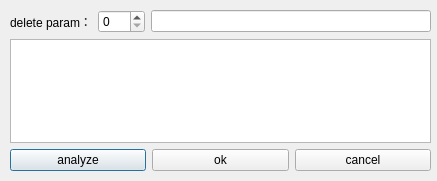
<?xml version="1.0" encoding="UTF-8"?>
<ui version="4.0">
	<class>DeleteDialog</class>
	<widget class="QDialog" name="DeleteDialog">
		<property name="geometry">
			<rect>
				<x>0</x>
				<y>0</y>
				<width>437</width>
				<height>181</height>
			</rect>
		</property>
		<property name="windowTitle">
			<string>Dialog</string>
		</property>
		<widget class="QWidget" name="">
			<property name="geometry">
				<rect>
					<x>10</x>
					<y>10</y>
					<width>421</width>
					<height>161</height>
				</rect>
			</property>
			<layout class="QVBoxLayout" name="verticalLayout">
				<item>
					<layout class="QHBoxLayout" name="horizontalLayout_2">
						<item>
							<widget class="QLabel" name="label">
								<property name="text">
									<string>delete param：</string>
								</property>
							</widget>
						</item>
						<item>
							<widget class="QSpinBox" name="sb_row">
								<property name="maximum">
									<number>999</number>
								</property>
							</widget>
						</item>
						<item>
							<widget class="QLineEdit" name="le_name"/>
						</item>
					</layout>
				</item>
				<item>
					<widget class="QTextEdit" name="te_message"/>
				</item>
				<item>
					<layout class="QHBoxLayout" name="horizontalLayout">
						<item>
							<widget class="QPushButton" name="pb_analyze">
								<property name="text">
									<string>analyze</string>
								</property>
							</widget>
						</item>
						<item>
							<widget class="QPushButton" name="pb_ok">
								<property name="text">
									<string>ok</string>
								</property>
							</widget>
						</item>
						<item>
							<widget class="QPushButton" name="pb_cancel">
								<property name="text">
									<string>cancel</string>
								</property>
							</widget>
						</item>
					</layout>
				</item>
			</layout>
		</widget>
	</widget>
	<resources/>
	<connections/>
</ui>
